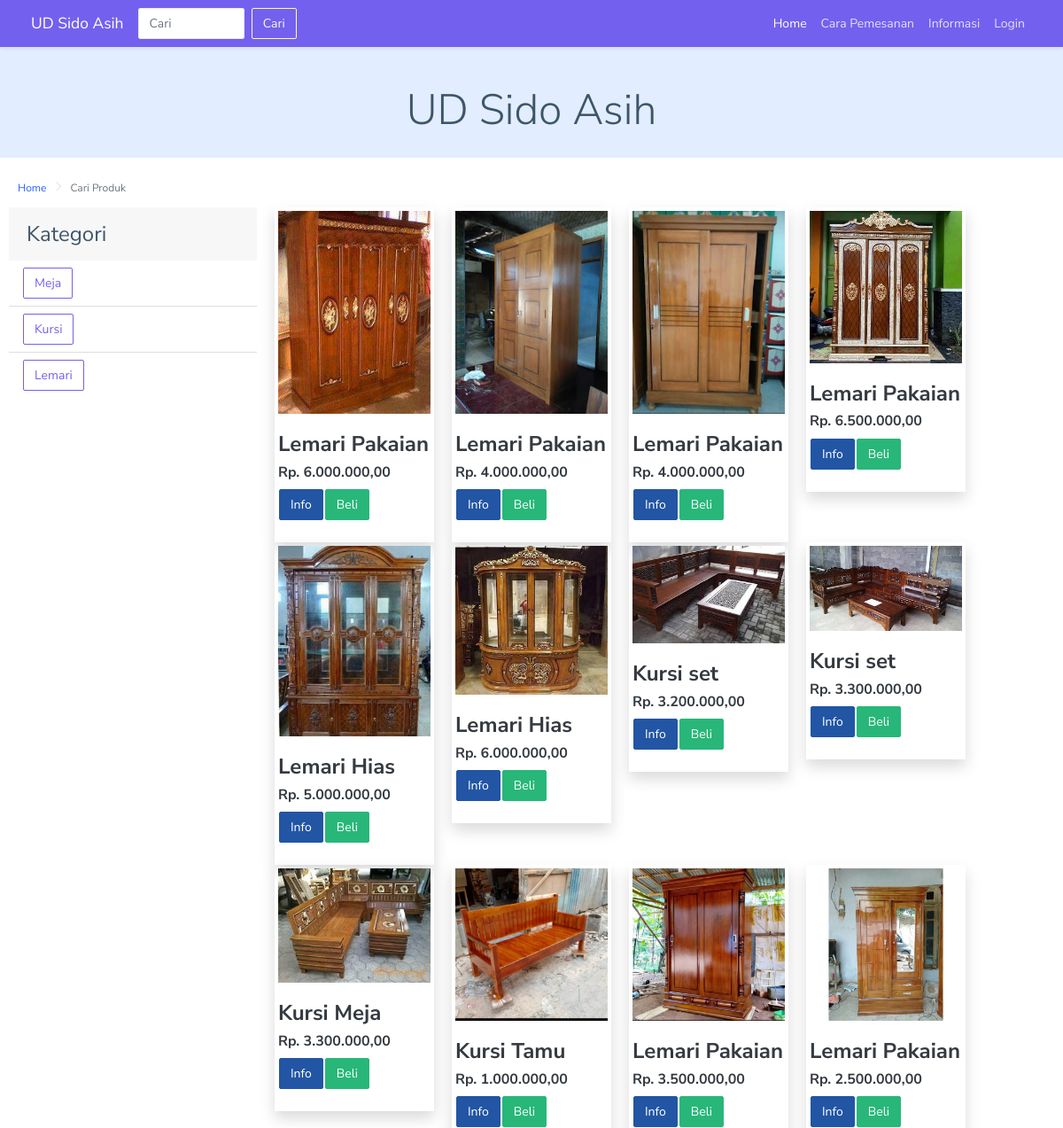
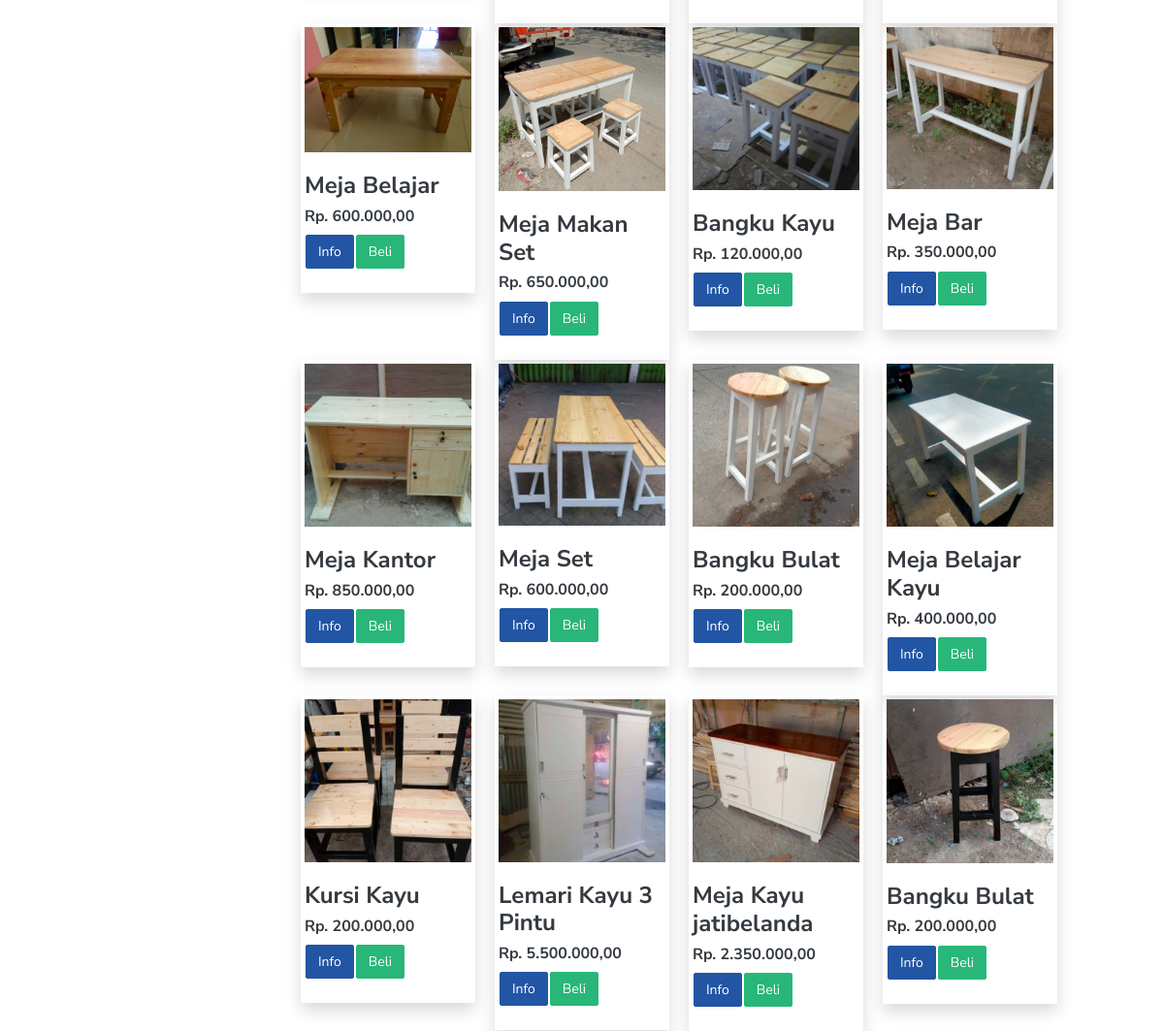
The page /index.php/pelanggan/cariProduk on the database its author committed (2 pictures, top to bottom).
### tables this page shows
CREATE TABLE `tb_kategori` (
  `id_kategori` int(11) NOT NULL,
  `nama_kategori` varchar(50) NOT NULL
);

CREATE TABLE `tb_produk` (
  `id_produk` varchar(15) NOT NULL,
  `nama_produk` varchar(50) NOT NULL,
  `kategori` int(11) NOT NULL,
  `berat` double NOT NULL,
  `harga` double NOT NULL,
  `stok` int(11) NOT NULL,
  `keterangan` text NOT NULL,
  `foto` varchar(100) NOT NULL,
  `tanggal` date NOT NULL
);

### application/controllers/Pelanggan.php (called while the page is built, shortened)
<?php
class Pelanggan extends CI_Controller
{
    public function __construct()
    {
        $this->load->model('Auth_model', 'auth');
        $this->load->model('Pelanggan_model', 'pelanggan');
        $this->load->model('Chatting_model', 'chat');
    }
    public function cariProduk()
    {
        $data['title'] = 'Home';
        $cari = $this->input->post('cari', true);
        $data['kategori'] = $this->db->get('tb_kategori')->result_array();
        $data['produk'] = $this->pelanggan->getCariProduk($cari);
        $this->load->view('pelanggan/templates/header');
        $this->load->view('pelanggan/templates/navbar', $data);
        $this->load->view('pelanggan/cariproduk', $data);
        $this->load->view('pelanggan/templates/footer');
    }
}

### index.php (called while the page is built, shortened)
<?php
require_once BASEPATH.'core/CodeIgniter.php';

### application/models/Pelanggan_model.php (called while the page is built, shortened)
<?php
class Pelanggan_model extends CI_Model
{
    public function getCariProduk($keyword)
    {
        $query = "SELECT * FROM tb_produk JOIN tb_kategori ON tb_kategori.id_kategori = tb_produk.kategori WHERE nama_produk LIKE '%$keyword%' OR keterangan LIKE '%$keyword%' OR nama_kategori LIKE '%$keyword%' ";
        return $this->db->query($query)->result_array();
    }
}

### application/helpers/app_helper.php (called while the page is built, shortened)
<?php
function rupiah($angka)
{
    $hasil_rupiah = "Rp. " . number_format($angka, 2, ',', '.');
    return $hasil_rupiah;
}

### application/views/pelanggan/cariproduk.php (the view, shortened to what this page needs)
<section class="jumbotron text-center">
    <div class="container pb-3">
        <h1 class="display-5">UD Sido Asih</h1>
    </div>
</section>
<div class="page-breadcrumb">
    <div class="col-12 d-flex no-block align-items-center">
        <div class="">
            <nav aria-label="breadcrumb">
                <ol class="breadcrumb">
                    <li class="breadcrumb-item"><a href="<?= base_url('pelanggan'); ?>">Home</a></li>
                    <li class="breadcrumb-item active" aria-current="page">
                        Cari Produk
                    </li>
                </ol>
            </nav>
        </div>
    </div>
</div>
<div class="container-fluid pt-2">
    <div class="row">
        <div class="col-lg-3">
            <div class="card">
                <div class="card-header fs-3">
                    Kategori
                </div>
                <ul class="list-group list-group-flush fs-4">
                    <?php foreach ($kategori as $k) : ?>
                        <li class="list-group-item">
                            <form action="<?= base_url('pelanggan'); ?>" method="POST">
                                <button class="btn btn-outline-primary"><?= $k['nama_kategori']; ?></button>
                            </form>
                        </li>
                    <?php endforeach; ?>
                </ul>
            </div>
        </div>
        <div class="col-lg-8">
            <div class="row el-element-overlay">
                <?php if (empty($produk)) : ?>
                    <div class="alert alert-info" role="alert">
                        Hasil Pencarian <u><?= $_POST['cari']; ?></u> Tidak Ada
                    </div>
                <?php else : ?>
                    <?php $i = 1;
                    foreach ($produk as $p) : ?>
                        <?php if ($p['stok'] > 0) : ?>
                            <div class="col-lg-3 col-md-6">
                                <div class="card-body shadow p-1">
                                    <div class="card">
                                        <div class="el-card-item pb-0">
                                            <div class="el-card-avatar el-overlay-1">
                                                <img src="<?= base_url('assets/'); ?>images/upload/produk/<?= $p['foto']; ?>" alt="foto" class="card-img-top" />
                                            </div>
                                            <div class="text-dark">
                                                <h3 class="mb-2"><?= $p['nama_produk']; ?></h3>
                                                <h5><?= rupiah($p['harga']); ?></h5>
                                            </div>
                                            <div class="m-0">
                                                <table>
                                                    <tr>
                                                        <td>
                                                            <a href="<?= base_url('pelanggan/detailproduk/') ?><?= $p['id_produk'] ?>" class="btn btn-info">Info</a>
                                                        </td>
                                                        <td>
                                                            <button type="button" class="btn btn-success text-white" data-bs-toggle="modal" data-bs-target="#beli<?= $p['id_produk'] ?>">
                                                                Beli
                                                            </button>
                                                        </td>
                                                    </tr>
                                                </table>
                                            </div>
                                        </div>
                                    </div>
                                </div>
                            </div>
                        <?php else : ?>
                        <?php endif; ?>
                    <?php $i++;
                    endforeach; ?>
                <?php endif; ?>
            </div>
        </div>
    </div>
</div>

### rows shown on the page
tb_kategori: nama_kategori "Meja"
tb_kategori: nama_kategori "Kursi"
tb_kategori: nama_kategori "Lemari"
tb_produk: foto (picture), nama_produk "Lemari Pakaian", harga "Rp. 6.000.000,00"
tb_produk: foto (picture), nama_produk "Lemari Pakaian", harga "Rp. 4.000.000,00"
tb_produk: foto (picture), nama_produk "Lemari Pakaian", harga "Rp. 4.000.000,00"
tb_produk: foto (picture), nama_produk "Lemari Pakaian", harga "Rp. 6.500.000,00"
tb_produk: foto (picture), nama_produk "Lemari Hias", harga "Rp. 5.000.000,00"
tb_produk: foto (picture), nama_produk "Lemari Hias", harga "Rp. 6.000.000,00"
tb_produk: foto (picture), nama_produk "Kursi set", harga "Rp. 3.200.000,00"
tb_produk: foto (picture), nama_produk "Kursi set", harga "Rp. 3.300.000,00"
tb_produk: foto (picture), nama_produk "Kursi Meja", harga "Rp. 3.300.000,00"
tb_produk: foto (picture), nama_produk "Kursi Tamu", harga "Rp. 1.000.000,00"
tb_produk: foto (picture), nama_produk "Lemari Pakaian", harga "Rp. 3.500.000,00"
tb_produk: foto (picture), nama_produk "Lemari Pakaian", harga "Rp. 2.500.000,00"
tb_produk: foto (picture), nama_produk "Meja Belajar", harga "Rp. 600.000,00"
tb_produk: foto (picture), nama_produk "Meja Makan Set", harga "Rp. 650.000,00"
tb_produk: foto (picture), nama_produk "Bangku Kayu", harga "Rp. 120.000,00"
tb_produk: foto (picture), nama_produk "Meja Bar", harga "Rp. 350.000,00"
tb_produk: foto (picture), nama_produk "Meja Kantor", harga "Rp. 850.000,00"
tb_produk: foto (picture), nama_produk "Meja Set", harga "Rp. 600.000,00"
tb_produk: foto (picture), nama_produk "Bangku Bulat", harga "Rp. 200.000,00"
tb_produk: foto (picture), nama_produk "Meja Belajar Kayu", harga "Rp. 400.000,00"
tb_produk: foto (picture), nama_produk "Kursi Kayu", harga "Rp. 200.000,00"
tb_produk: foto (picture), nama_produk "Lemari Kayu 3 Pintu", harga "Rp. 5.500.000,00"
tb_produk: foto (picture), nama_produk "Meja Kayu jatibelanda", harga "Rp. 2.350.000,00"
tb_produk: foto (picture), nama_produk "Bangku Bulat", harga "Rp. 200.000,00"
